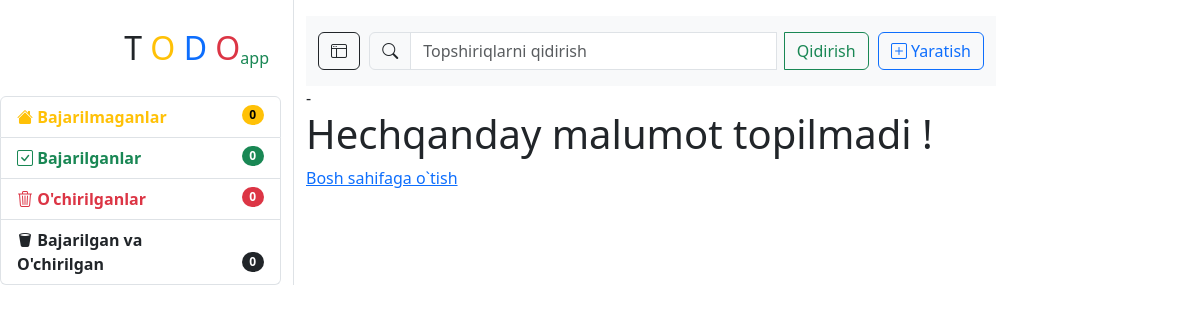
Before: / (signed in) with the older database file.
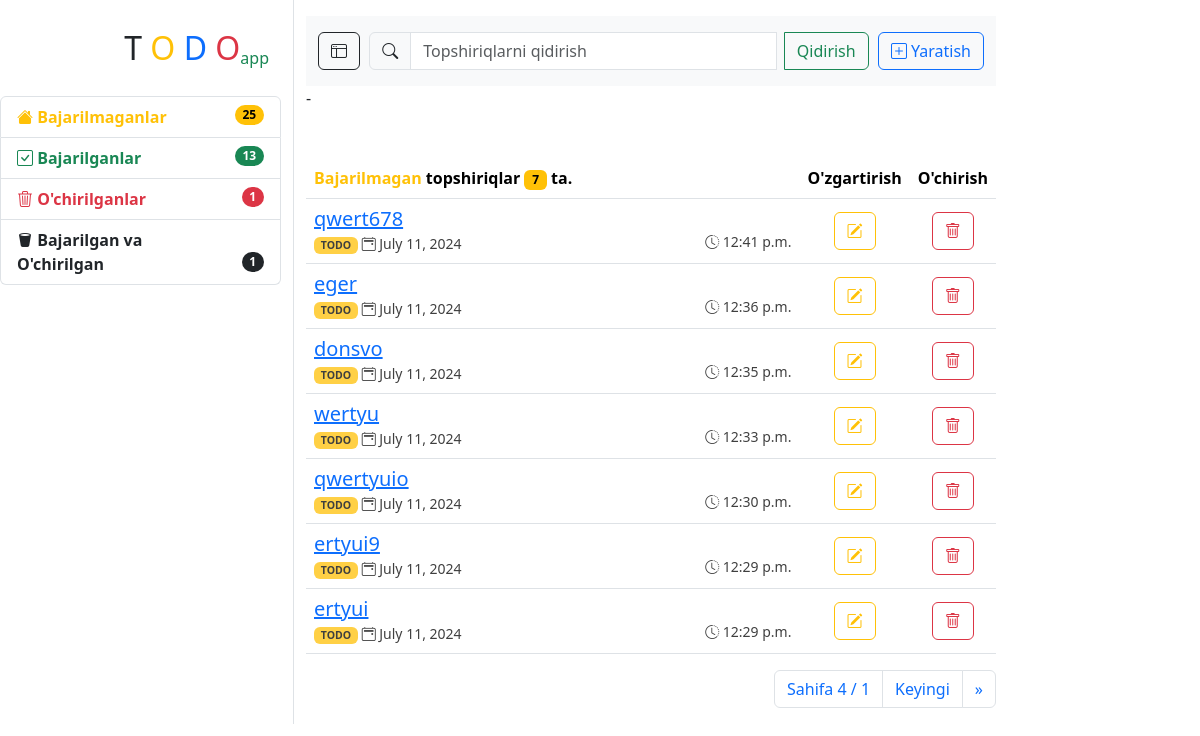
After: the same page with the newer database file.
### task/models.py (models this page shows, shortened)
class Task(models.Model):
    class Meta:
        ordering = ['-updated_at']
        verbose_name = 'Topshiriq'
        verbose_name_plural = 'Topshiriqlar'
    title = models.CharField(max_length=255, verbose_name='Sarlavha...')
    description = models.TextField(verbose_name='Tavsif:')
    is_done = models.BooleanField(default=False, verbose_name='Bajarildi')
    is_delete = models.BooleanField(default=False, verbose_name='O`chirildi')
    created_at = models.DateTimeField(auto_now_add=True)
    updated_at = models.DateTimeField(auto_now=True)
    objects = Manager() #Task.objects.all()
    todo = TaskTodoManager()
    done = TaskDoneManager() #Task.done.all()
    delete = TaskDeleteManager() #Task.delete.all()
    done_delete = TaskDoneDeleteManager() #Task.done_delete.all()
    @property
    def status(self):
        code = "DONE & DELETE" if self.is_done and self.is_delete else "DONE" if self.is_done else "DELETE" if self.is_delete else "TODO"
        return code
    @property
    def css_class(self):
        cls = "dark" if self.is_done and self.is_delete else "success" if self.is_done else "danger" if self.is_delete else "warning"
        return cls

### task/views.py (the view)
# urls.py: path('', home_view, name='home_view'),
@login_required
def home_view(request):
    return task_view(request, 'Bajarilmagan', 'TODO', 'warning')

### task/forms.py
class TaskForm(forms.ModelForm):
    class Meta:
        model = Task
        fields = ['title', 'description', 'is_done', 'is_delete']
        widgets = {
            'title': forms.TextInput(attrs={'class': 'form-control', 'placeholder': 'Sarlavha...'}),
            'description': forms.Textarea(attrs={'class': 'form-control', 'rows': 7, 'placeholder': 'Tavsif...'}),
            'is_done': forms.CheckboxInput(attrs={'class': 'form-check-input'}),
            'is_delete': forms.CheckboxInput(attrs={'class': 'form-check-input'}),
        }

### task/managers.py (called while the page is built)
    def get_queryset(self):
        return super().get_queryset().filter(is_done=False, is_delete=False)

    def get_queryset(self):
        return super().get_queryset().filter(is_done=True, is_delete=False)

    def get_queryset(self):
        return super().get_queryset().filter(is_done=False, is_delete=True)

    def get_queryset(self):
        return super().get_queryset().filter(is_done=True, is_delete=True)

### templates/task/index.html (shortened to what this page needs)
{% extends '_base.html' %}
{% load static %}
{% block content %}
    {% include 'task/navbar.html' %}
    {% include 'task/modal_detail.html' %}
    {% if tasks %}
        <table class="table table-hover mt-5">
            <thead>
            <tr>
                <th class="w-75" scope="col"><span class="text-{{ class }}">{{ sms }} </span> topshiriqlar <b
                        class="badge text-bg-{{ class }}">
                    {{ tasks|length }}
                </b> ta.
                </th>
                <th class="text-center" scope="col">O'zgartirish</th>
                {% if task_code != "DELETE" and task_code != "DONE & DELETE" %}
                    <th class="text-center" scope="col">O'chirish</th>
                {% endif %}
            </tr>
            </thead>
            <tbody>
            {% for task in tasks %}
                <tr>
                    <td class="align-middle" data-bs-toggle="modal" data-bs-target="#exampleModalDetail"
                        data-task-id="{{ task.id }}"
                        data-task-title="{{ task.title }}"
                        data-task-description="{{ task.description }}"
                        data-task-done="{{ task.is_done }}"
                        data-task-deleted="{{ task.is_delete }}"
                        data-task-created="{{ task.created_at }}"
                        data-task-updated="{{ task.updated_at }}">
                        <h5 class="card-title">
                            <a href="#">
                                {{ task.title|truncatechars:40 }}
                            </a>
                        </h5>
                        <div class="align-middle">
                            <small class="opacity-75">
                                <span class="badge text-bg-{{ task.css_class }}">{{ task.status }}</span>
                                <i class="bi bi-calendar2-event"></i>
                                {{ task.updated_at| date }}</small>
                            <small class="float-end opacity-75">
                                <i class="bi bi-clock-history"></i>
                                {{ task.updated_at | time }}</small>
                        </div>
                    </td>
                    <td class="text-center align-middle">
                        <button type="submit" class="btn btn-outline-warning" data-bs-toggle="modal"
                                data-bs-target="#exampleModalEdit"
                                data-task-id="{{ task.id }}"
                                data-task-title="{{ task.title }}"
                                data-task-description="{{ task.description }}"
                                data-task-done="{{ task.is_done }}"
                                data-task-deleted="{{ task.is_delete }}">
                            <i class="bi bi-pencil-square"></i>
                        </button>
                    </td>
                    {% if task.status != 'DELETE' and task.status != 'DONE & DELETE' %}
                        <td class="text-center align-middle">
                            <button type="submit" class="btn btn-outline-danger" data-bs-toggle="modal"
                                    data-bs-target="#exampleModalDelete"
                                    data-task-id="{{ task.id }}">
                                <i class="bi bi-trash"></i>
                            </button>
                        </td>
                    {% endif %}
                </tr>
            {% endfor %}
            </tbody>
        </table>
        {% include 'task/pagenation.html' %}
    {% else %}
        <div>
            <h1>Hechqanday malumot topilmadi !</h1>
            <a href="{% url 'home_view' %}">Bosh sahifaga o`tish</a>
        </div>
    {% endif %}
{% endblock %}

Changed rows visible on the page:
added Task: title "qwert678", status "TODO", updated_at "July 11, 2024", updated_at "12:41 p.m."
added Task: title "eger", status "TODO", updated_at "July 11, 2024", updated_at "12:36 p.m."
added Task: title "donsvo", status "TODO", updated_at "July 11, 2024", updated_at "12:35 p.m."
added Task: title "wertyu", status "TODO", updated_at "July 11, 2024", updated_at "12:33 p.m."
added Task: title "qwertyuio", status "TODO", updated_at "July 11, 2024", updated_at "12:30 p.m."
added Task: title "ertyui9", status "TODO", updated_at "July 11, 2024", updated_at "12:29 p.m."
added Task: title "ertyui", status "TODO", updated_at "July 11, 2024", updated_at "12:29 p.m."
Other visible differences:
{{ todo_count }}: "0" → "25"
{{ done_count }}: "0" → "13"
{{ delete_count }}: "0" → "1"
{{ done_deleted_count }}: "0" → "1"
{{ sms }}: (not shown) → "Bajarilmagan"
{{ tasks|length }}: (not shown) → "7"
{{ tasks.paginator.num_pages }}: (not shown) → "4"
{{ tasks.number }}: (not shown) → "1"
text no longer shown: "Hechqanday malumot topilmadi ! Bosh sahifaga o`tish"
text now shown: "topshiriqlar ta. O'zgartirish O'chirish Sahifa / Keyingi »"
